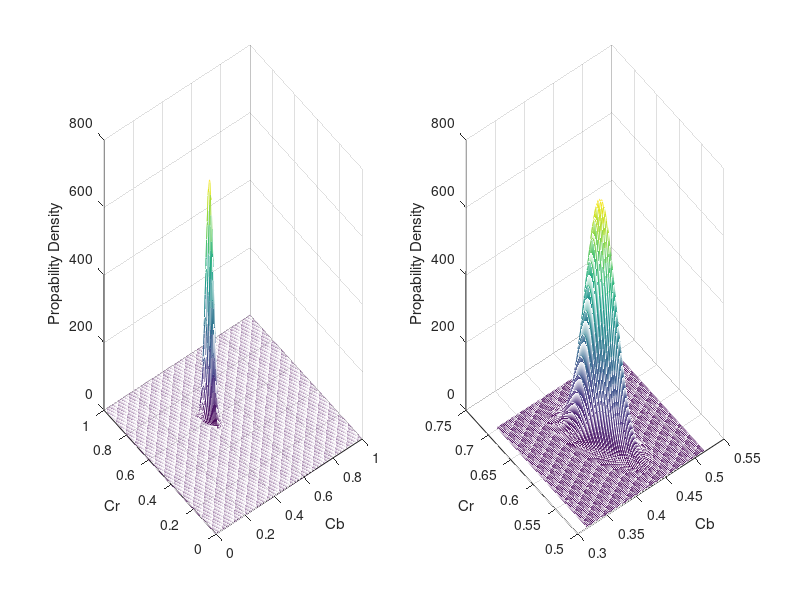

The MATLAB source for this figure: (Note: this script raises an error after producing the figure.)
clear all; close all; clc;
addpath(genpath('./'));
%% Part1

%Load skin samples
load('skinSamplesRGB.mat');

%convert RGB values of samples to YCbCr values
skinSamplesYCbCr = rgb2ycbcr(skinSamplesRGB);
Cb = im2double(skinSamplesYCbCr(:,:,2));
Cr = im2double(skinSamplesYCbCr(:,:,3));

%calculate mean mu = [mu_cb mu_cr] and covariance matrix S
mu = [mean(Cb(:)) mean(Cr(:))];
S = cov([Cb(:) Cr(:)]);

%Plot skin texture propability density distribution
%Create Cb/Cr 2D space
X=linspace(0,1,255);
Y=linspace(0,1,255);
[mX, mY]=meshgrid(X,Y);
%Calculate propability density for all space
Z=mvnpdf([mX(:) mY(:)],mu,S);
Z=reshape(Z,length(Y),length(X));
%Plot it
figure
subplot(1,2,1)
mesh(X,Y,Z)
xlabel 'Cb'
ylabel 'Cr'
zlabel 'Propability Density'
subplot(1,2,2)
X=linspace(mu(1)-0.1,mu(1)+0.1,100);
Y=linspace(mu(2)-0.1,mu(2)+0.1,100);
[mX, mY]=meshgrid(X,Y);
Z=mvnpdf([mX(:) mY(:)],mu,S);
Z=reshape(Z,length(Y),length(X));
subplot(1,2,2)
mesh(X,Y,Z)
xlabel 'Cb'
ylabel 'Cr'
zlabel 'Propability Density'

%Read first frame
Irgb = im2double(imread('1.png'));

%calculate bounding box from first frame
Irgb = im2double(imread('1.png'));
boxInit = fd(Irgb,mu,S);

%put images in a 3d matrix for gray images in time
I_all = zeros(size(Irgb,1),size(Irgb,2),72);
for i = 1:72;
    Irgb = im2double(imread([num2str(i),'.png']));
    I_all(:,:,i) = rgb2gray(Irgb);

end

%% Part 2

%initialization for optical flow vector at zero
dx0 = zeros(boxInit(4),boxInit(3));
dy0 = zeros(boxInit(4),boxInit(3));

%Setting undersampling factor for optical flow field
res = 0.3;

%Initializing bounding box bank
box=zeros(4,72);
box(1,1)=boxInit(1);
box(2,1)=boxInit(2);
box(3,1)=boxInit(3);
box(4,1)=boxInit(4);

%Initializing displacement bank
DISPL = zeros(2,72-1);

%Performing optical flow tracking for all video frames
for i = 1:72-1;
    %Calculating bounding box edges
    row_start = round(box(2,i));
    row_end = row_start+box(4,i)-1;
    col_start = round(box(1,i));
    col_end = col_start+box(3,i)-1;
    
    %Cropping frame
    I1 = I_all(row_start:row_end,col_start:col_end,i);
    I2 = I_all(row_start:row_end,col_start:col_end,i+1);
    
    %Performing Lucas-Kanade optical flow extraction
    [dx,dy] = lk(I1,I2,1,0.06,dx0,dy0);
    %Thersholding based on flow energy
    [DISPL(1,i) DISPL(2,i)] = displ(dx,dy);
    %Constructing display optical field
    dx_r = imresize(dx,res);
    dy_r = imresize(dy,res);
    DX(:,:,i) = dx_r(:,:);
    DY(:,:,i) = dy_r(:,:);
    %Constructing energy field
    ENERGY(:,:,i) = flipud((dx(:,:).^2+dy(:,:).^2));
    
    %Updating bouding box position
    box(1,i+1)=box(1,i)-DISPL(1,i);
    box(2,i+1)=box(2,i)-DISPL(2,i);
    box(3,i+1)=box(3,i);
    box(4,i+1)=box(4,i);
end

%make a vector for representation;
max_displ_x = max(abs(DISPL(1,:)));
max_displ_y = max(abs(DISPL(2,:)));

%Displaying video with overlay and side-panel information
scrsz = get(0,'ScreenSize');
figure('Position',[0 0 scrsz(3) scrsz(4)]);
subplot(2,4,[1 2 5 6]); imshow(I_all(:,:,1)); title('Image');
pause(0.1);
for i = 1:72-1
    subplot(2,4,[1 2 5 6]); imshow(I_all(:,:,i+1)); title('Image');
    rectangle('EdgeColor',[1 1 1],'Position',round(box(:,i+1)));
    subplot(2,4,3); quiver(-DX(:,:,i),DY(:,:,i));  title('Optical Flow'); axis equal; 
    subplot(2,4,4); imshow(ENERGY(:,:,i),[]); title('Optical Flow Energy');
    subplot(2,4,[7 8]); quiver(-DISPL(1,i),DISPL(2,i),'LineWidth',3);
    title(['Estimated Move of the Face. Pixels Down : ', num2str(-DISPL(2,i)), ', Pixels Left : ',num2str(DISPL(1,i))]);
    xlim([-max_displ_x+1 max_displ_x+1]); ylim([-max_displ_y+1 max_displ_y+1]); 
    pause(0.1);
end


